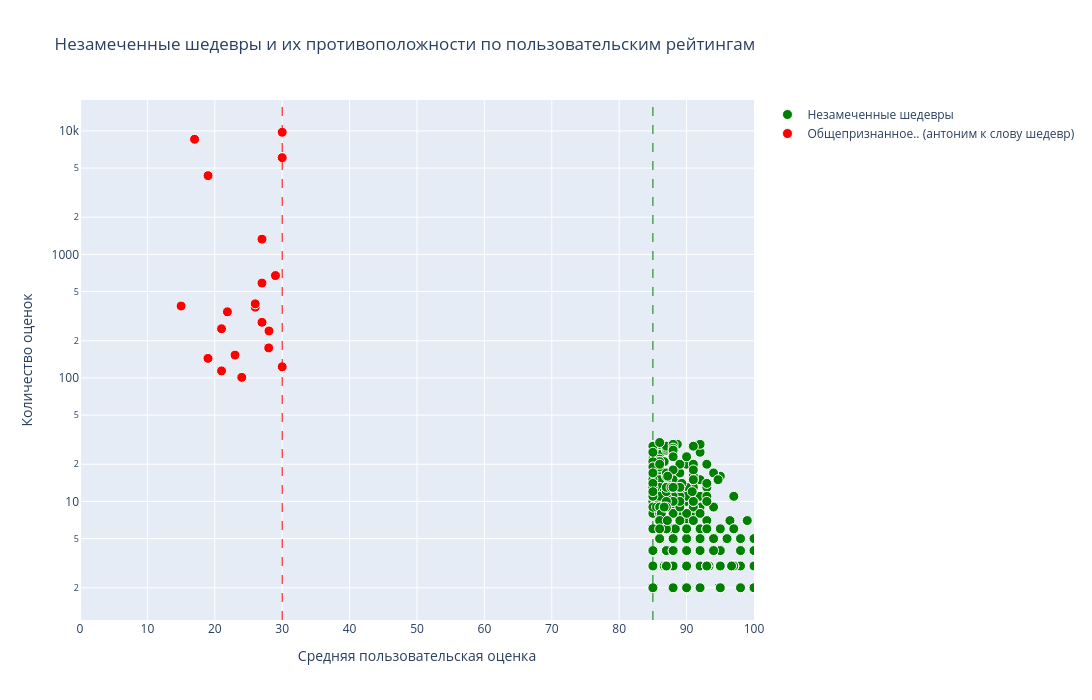

Source (notebook cell):
### Markdown cell above
### Теперь посмотрим на две противоположности: на тайтлы с высокими средними, но малочисленными оценками и на тайтлы с большим количеством в среднем плохих оценок  
При наведении можно увидеть название фильма

### Code cell
geniuses = dataset[((dataset['user_rating_size'] <= 30) & (dataset['user_rating_size'] >= 2) & (dataset['user_rating_score'] >= 85))][['title', 'user_rating_size', 'user_rating_score']]
losers = dataset[(dataset['user_rating_size'] >= 100) & (dataset['user_rating_score'] <= 30)][['title', 'user_rating_size', 'user_rating_score']]

fig = go.Figure()

fig.add_trace(go.Scatter(
    x=geniuses['user_rating_score'],
    y=geniuses['user_rating_size'],
    mode='markers',
    name=f'Незамеченные шедевры',
    marker={'color' : 'green', 'size' : 10, 'line' : {'color' : 'white', 'width' : 1}},
    customdata=np.stack([geniuses['title']], axis=-1),
    hovertemplate='<b>%{customdata[0]}</b><br>Score: %{x:.2f}<br>Votes: %{y:.0f}'
))

fig.add_trace(go.Scatter(
    x=losers['user_rating_score'],
    y=losers['user_rating_size'],
    mode='markers',
    name=f'Общепризнанное.. (антоним к слову шедевр)',
    marker={'color' : 'red', 'size' : 10, 'line' : {'color' : 'white', 'width' : 1}},
    customdata=np.stack([losers['title']], axis=-1),
    hovertemplate='<b>%{customdata[0]}</b><br>Score: %{x:.2f}<br>Votes: %{y:.0f}'
))

fig.add_vline(x=85, line_dash='dash', line_color='green', line_width=1)
fig.add_vline(x=30, line_dash='dash', line_color='red', line_width=1)

fig.update_layout(title='Незамеченные шедевры и их противоположности по пользовательским рейтингам', width=1200, height=700)
fig.update_xaxes(title='Средняя пользовательская оценка', range=[0, 100], dtick=10)
fig.update_yaxes(title='Количество оценок', type='log')

fig.show()

### Figure 1 — Plotly figure (JSON) as saved in the notebook; plotly's stock layout.template omitted (floating-point values rounded to 4 significant figures; data arrays with more than 128 entries replaced by an {"elided": "..."} marker saying what was removed)
{"data": [{"customdata": {"elided": "656x1 str values"}, "hovertemplate": "<b>%{customdata[0]}</b><br>Score: %{x:.2f}<br>Votes: %{y:.0f}", "marker": {"color": "green", "line": {"color": "white", "width": 1}, "size": 10}, "mode": "markers", "name": "Незамеченные шедевры", "type": "scatter", "x": {"elided": "656 float values"}, "y": {"elided": "656 float values"}}, {"customdata": [["Birdemic: Shock and Terror"], ["Box Office 3D: The Filmest of Films"], ["Foodfight!"], ["Jurassic Shark"], ["Birdemic 2: The Resurrection"], ["Romina"], ["I Spit on Your Grave: Déjà Vu"], ["Hajwala: The Missing Engine"], ["Aerials"], ["Agyaat"], ["Himmatwala"], ["Deewana Main Deewana"], ["Kyaa Kool Hain Hum 3"], ["Santa Banta Pvt Ltd"], ["Amy Schumer: The Leather Special"], ["Indoo Ki Jawani"], ["The App"], ["Kolaiyuthir Kaalam"], ["Myriam Fares: The Journey"], ["Dark Forces"]], "hovertemplate": "<b>%{customdata[0]}</b><br>Score: %{x:.2f}<br>Votes: %{y:.0f}", "marker": {"color": "red", "line": {"color": "white", "width": 1}, "size": 10}, "mode": "markers", "name": "Общепризнанное.. (антоним к слову шедевр)", "type": "scatter", "x": [21.87, 28.04, 18.99, 24.0, 21.0, 28.0, 30.0, 21.0, 15.0, 29.0, 17.0, 26.0, 19.0, 27.0, 30.0, 30.0, 27.0, 26.0, 23.0, 27.0], "y": [343.0, 240.0, 144.0, 101.0, 114.0, 175.0, 123.0, 250.0, 382.0, 674.0, 8550.0, 374.0, 4341.0, 282.0, 9753.0, 6075.0, 1329.0, 398.0, 153.0, 586.0]}], "layout": {"height": 700, "shapes": [{"line": {"color": "green", "dash": "dash", "width": 1}, "type": "line", "x0": 85, "x1": 85, "xref": "x", "y0": 0, "y1": 1, "yref": "y domain"}, {"line": {"color": "red", "dash": "dash", "width": 1}, "type": "line", "x0": 30, "x1": 30, "xref": "x", "y0": 0, "y1": 1, "yref": "y domain"}], "title": {"text": "Незамеченные шедевры и их противоположности по пользовательским рейтингам"}, "width": 1200, "xaxis": {"dtick": 10, "range": [0, 100], "title": {"text": "Средняя пользовательская оценка"}}, "yaxis": {"title": {"text": "Количество оценок"}, "type": "log"}}}
